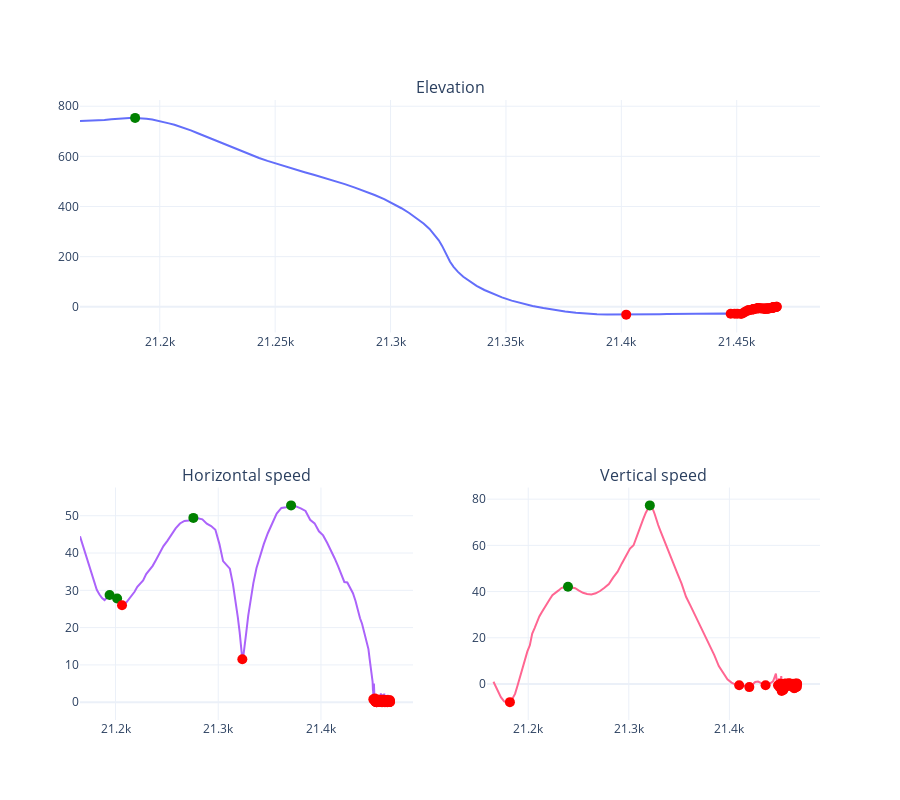

Notebook code cell kept with this figure:
### Code cell
def plt_peaks_lows():
    fig = make_subplots(
        rows=2, cols=2,
        specs=[[{"colspan": 2}, None],
               [{}, {}]], subplot_titles=("Elevation","Horizontal speed", "Vertical speed"))
        
    elevation_peaks = pu.indexes(landing_df.elevation, thres=0.1, min_dist=1)
    elevation_lows = pu.indexes(-landing_df.elevation, thres=0.5, min_dist=1)
    
    horz_speed_peaks = pu.indexes(landing_df.horz_speed_mph, thres=0.1, min_dist=1)
    horz_speed_lows = pu.indexes(-landing_df.horz_speed_mph, thres=0.5, min_dist=1)
    
    vert_speed_peaks = pu.indexes(landing_df.vert_speed_mph, thres=0.5, min_dist=1)
    vert_speed_lows = pu.indexes(-landing_df.vert_speed_mph, thres=0.5, min_dist=1)
    
    fig.add_trace(go.Scatter(x=landing_df['horz_distance_m'], y=landing_df['elevation'], showlegend=False), row=1, col=1)
    fig.add_trace(go.Scatter(mode='markers', x=landing_df['horz_distance_m'][elevation_peaks], y=landing_df['elevation'][elevation_peaks],
        marker=dict(color='Green', size=10), showlegend=False
    ), row=1, col=1)
    fig.add_trace(go.Scatter(mode='markers', x=landing_df['horz_distance_m'][elevation_lows], y=landing_df['elevation'][elevation_lows],
        marker=dict(color='Red', size=10),showlegend=False
    ), row=1, col=1)
    
    fig.add_trace(go.Scatter(x=landing_df['horz_distance_m'], y=landing_df['horz_speed_mph'], showlegend=False), row=2, col=1)
    fig.add_trace(go.Scatter(mode='markers', x=landing_df['horz_distance_m'][horz_speed_peaks], y=landing_df['horz_speed_mph'][horz_speed_peaks],
        marker=dict(color='Green', size=10), showlegend=False
    ), row=2, col=1)
    fig.add_trace(go.Scatter(mode='markers', x=landing_df['horz_distance_m'][horz_speed_lows], y=landing_df['horz_speed_mph'][horz_speed_lows],
        marker=dict(color='Red', size=10),showlegend=False
    ), row=2, col=1)
    
    fig.add_trace(go.Scatter(x=landing_df['horz_distance_m'], y=landing_df['vert_speed_mph'], showlegend=False), row=2, col=2)
    fig.add_trace(go.Scatter(mode='markers', x=landing_df['horz_distance_m'][vert_speed_peaks], y=landing_df['vert_speed_mph'][vert_speed_peaks],
        marker=dict(color='Green', size=10), showlegend=False
    ), row=2, col=2)
    fig.add_trace(go.Scatter(mode='markers', x=landing_df['horz_distance_m'][vert_speed_lows], y=landing_df['vert_speed_mph'][vert_speed_lows],
        marker=dict(color='Red', size=10),showlegend=False
    ), row=2, col=2)
    
    
    fig.update_layout(height=800)
    fig.show()
    
    
plt_peaks_lows()

### Figure 1 — Plotly figure (JSON) as saved in the notebook; plotly's stock layout.template omitted (floating-point values rounded to 4 significant figures; data arrays with more than 128 entries replaced by an {"elided": "..."} marker saying what was removed)
{"data": [{"showlegend": false, "type": "scatter", "x": {"elided": "472 float values"}, "xaxis": "x", "y": {"elided": "472 float values"}, "yaxis": "y"}, {"marker": {"color": "Green", "size": 10}, "mode": "markers", "showlegend": false, "type": "scatter", "x": [21190.0], "xaxis": "x", "y": [753.5], "yaxis": "y"}, {"marker": {"color": "Red", "size": 10}, "mode": "markers", "showlegend": false, "type": "scatter", "x": [21400.0, 21450.0, 21450.0, 21450.0, 21450.0, 21450.0, 21450.0, 21450.0, 21460.0, 21460.0, 21460.0, 21460.0, 21460.0, 21460.0, 21460.0, 21460.0, 21460.0, 21460.0, 21460.0, 21460.0, 21460.0, 21460.0, 21460.0, 21460.0, 21460.0, 21460.0, 21460.0, 21460.0, 21460.0, 21460.0, 21460.0, 21460.0, 21460.0, 21460.0, 21460.0, 21460.0, 21470.0, 21470.0, 21470.0, 21470.0, 21470.0, 21470.0, 21470.0, 21470.0, 21470.0, 21470.0, 21470.0, 21470.0, 21470.0, 21470.0, 21470.0], "xaxis": "x", "y": [-31.25, -27.95, -27.91, -27.89, -28.51, -26.06, -20.23, -14.4, -14.22, -13.78, -11.61, -9.616, -9.498, -9.475, -9.409, -6.949, -5.863, -5.85, -5.784, -5.774, -5.738, -5.554, -6.617, -6.45, -6.722, -7.68, -7.894, -7.904, -8.005, -7.287, -6.755, -6.65, -6.624, -6.535, -6.946, -4.997, -3.963, -3.858, -3.842, -3.114, -3.091, -3.028, -2.982, -2.717, -2.697, -2.198, -1.486, -0.9482, -0.561, -0.2231, -0.1017], "yaxis": "y"}, {"showlegend": false, "type": "scatter", "x": {"elided": "472 float values"}, "xaxis": "x2", "y": {"elided": "472 float values"}, "yaxis": "y2"}, {"marker": {"color": "Green", "size": 10}, "mode": "markers", "showlegend": false, "type": "scatter", "x": [21190.0, 21200.0, 21280.0, 21370.0], "xaxis": "x2", "y": [28.76, 27.79, 49.43, 52.78], "yaxis": "y2"}, {"marker": {"color": "Red", "size": 10}, "mode": "markers", "showlegend": false, "type": "scatter", "x": [21210.0, 21320.0, 21450.0, 21450.0, 21450.0, 21450.0, 21450.0, 21450.0, 21450.0, 21450.0, 21450.0, 21450.0, 21450.0, 21450.0, 21450.0, 21450.0, 21450.0, 21450.0, 21450.0, 21450.0, 21450.0, 21450.0, 21450.0, 21460.0, 21460.0, 21460.0, 21460.0, 21460.0, 21460.0, 21460.0, 21460.0, 21460.0, 21460.0, 21460.0, 21460.0, 21460.0, 21460.0, 21460.0, 21460.0, 21460.0, 21460.0, 21460.0, 21460.0, 21460.0, 21460.0, 21460.0, 21460.0, 21460.0, 21460.0, 21460.0, 21460.0, 21460.0, 21460.0, 21460.0, 21460.0, 21460.0, 21460.0, 21460.0, 21460.0, 21460.0, 21460.0, 21460.0, 21460.0, 21460.0, 21460.0, 21460.0, 21460.0, 21460.0, 21460.0, 21460.0, 21460.0, 21460.0, 21460.0, 21460.0, 21460.0, 21460.0, 21460.0, 21460.0, 21460.0, 21460.0, 21460.0, 21460.0, 21460.0, 21460.0, 21460.0, 21460.0, 21460.0, 21460.0, 21460.0, 21460.0, 21460.0, 21460.0, 21460.0, 21470.0, 21470.0, 21470.0, 21470.0, 21470.0, 21470.0, 21470.0, 21470.0, 21470.0, 21470.0, 21470.0, 21470.0, 21470.0, 21470.0, 21470.0, 21470.0, 21470.0, 21470.0, 21470.0, 21470.0, 21470.0, 21470.0, 21470.0], "xaxis": "x2", "y": [26.0, 11.51, 0.7651, 0.4474, 0.5956, 0.9691, 0.4782, 0.179, 0.07074, 0.1361, 0.2281, 0.09491, 0.1582, 0.1304, 0.4829, 0.3907, 0.1141, 0.02237, 0.02237, 0.1118, 0.1342, 0.1118, 0.4967, 0.2001, 0.4911, 0.2461, 0.6077, 0.6503, 0.4244, 0.4839, 0.6398, 0.2409, 0.2618, 0.1613, 0.2684, 0.255, 0.432, 0.1118, 0.1613, 0.5164, 0.07074, 0.1803, 0.1118, 0.2001, 0.2694, 0.6643, 0.09491, 0.2122, 0.179, 0.1911, 0.3607, 0.1613, 0.1141, 0.05002, 0.02237, 0.1361, 0.2303, 0.2303, 0.1501, 0.1704, 0.2335, 0.211, 0.6398, 0.3363, 0.1803, 0.2531, 0.2865, 0.3203, 0.05002, 0.1803, 0.08065, 0.07074, 0.04474, 0.02237, 0.1613, 0.1415, 0.08065, 0.6239, 0.541, 0.3001, 0.4113, 0.1205, 0.2248, 0.1415, 0.4612, 0.09223, 0.1415, 0.5279, 0.2026, 0.05002, 0.02237, 0.1205, 0.08065, 0.1304, 0.1342, 0.09223, 0.3537, 0.2303, 0.2303, 0.1304, 0.03164, 0.08065, 0.4782, 0.08065, 0.2001, 0.1118, 0.07074, 0.06327, 0.05002, 0.04474, 0.03164, 0.4412, 0.1845, 0.3303, 0.4952, 0.05002], "yaxis": "y2"}, {"showlegend": false, "type": "scatter", "x": {"elided": "472 float values"}, "xaxis": "x3", "y": {"elided": "472 float values"}, "yaxis": "y3"}, {"marker": {"color": "Green", "size": 10}, "mode": "markers", "showlegend": false, "type": "scatter", "x": [21240.0, 21320.0], "xaxis": "x3", "y": [42.05, 77.31], "yaxis": "y3"}, {"marker": {"color": "Red", "size": 10}, "mode": "markers", "showlegend": false, "type": "scatter", "x": [21180.0, 21410.0, 21420.0, 21440.0, 21450.0, 21450.0, 21450.0, 21450.0, 21450.0, 21450.0, 21450.0, 21450.0, 21450.0, 21450.0, 21450.0, 21450.0, 21450.0, 21450.0, 21450.0, 21450.0, 21450.0, 21450.0, 21450.0, 21450.0, 21450.0, 21450.0, 21450.0, 21450.0, 21450.0, 21460.0, 21460.0, 21460.0, 21460.0, 21460.0, 21460.0, 21460.0, 21460.0, 21460.0, 21460.0, 21460.0, 21460.0, 21460.0, 21460.0, 21460.0, 21460.0, 21460.0, 21460.0, 21460.0, 21460.0, 21460.0, 21460.0, 21460.0, 21460.0, 21460.0, 21460.0, 21460.0, 21460.0, 21460.0, 21460.0, 21460.0, 21460.0, 21460.0, 21460.0, 21460.0, 21460.0, 21460.0, 21460.0, 21460.0, 21460.0, 21460.0, 21460.0, 21460.0, 21460.0, 21460.0, 21460.0, 21460.0, 21460.0, 21460.0, 21460.0, 21460.0, 21460.0, 21460.0, 21460.0, 21460.0, 21460.0, 21460.0, 21460.0, 21460.0, 21460.0, 21460.0, 21460.0, 21460.0, 21460.0, 21460.0, 21460.0, 21470.0, 21470.0, 21470.0, 21470.0, 21470.0, 21470.0, 21470.0, 21470.0, 21470.0, 21470.0, 21470.0, 21470.0, 21470.0, 21470.0, 21470.0, 21470.0, 21470.0, 21470.0, 21470.0, 21470.0, 21470.0], "xaxis": "x3", "y": [-7.852, -0.5369, -1.342, -0.5369, -0.5369, -1.253, -0.8948, 0.08948, -3.065, -0.7829, -0.8053, -0.3579, -0.5369, -0.1118, -0.08948, -0.3132, 0, -0.08948, -2.64, -1.163, -0.2461, -0.3132, 0.04474, -0.1566, -0.1342, -0.1118, 0.1342, -0.06711, -0.06711, -0.1342, -0.1118, -0.604, -0.3355, 0.2237, -0.4474, -0.04474, -0.2684, -0.3803, 0.04474, -0.2908, 0.04474, 0, -0.02237, -0.8724, -0.04474, -0.04474, -0.4698, -0.04474, -0.06711, 0, 0.04474, -0.7382, 0.1566, 0.08948, 0.1566, -0.1118, -0.1118, 0.02237, -0.179, -0.02237, -0.04474, -0.1118, 0.08948, -0.1118, -0.08948, -0.2461, -0.2908, -0.1342, -0.2237, -0.8948, 0.08948, -0.06711, -0.06711, -0.02237, -0.1118, -0.179, -0.1342, -0.08948, -0.1566, -0.2684, -0.179, -0.7158, -0.3132, -0.8053, -0.1342, -0.08948, -0.06711, -0.02237, -0.02237, -1.879, 0.06711, -0.179, -0.1118, -0.2013, -0.2237, -1.745, -0.08948, -0.1118, -0.04474, -0.2908, -1.454, 0, -0.179, 0, 0.1118, -0.3355, -0.1118, -0.1566, -1.141, 0.1118, -0.179, -0.04474, -0.1342, -1.208, 0.179, 0], "yaxis": "y3"}], "layout": {"annotations": [{"font": {"size": 16}, "showarrow": false, "text": "Elevation", "x": 0.5, "xanchor": "center", "xref": "paper", "y": 1, "yanchor": "bottom", "yref": "paper"}, {"font": {"size": 16}, "showarrow": false, "text": "Horizontal speed", "x": 0.225, "xanchor": "center", "xref": "paper", "y": 0.375, "yanchor": "bottom", "yref": "paper"}, {"font": {"size": 16}, "showarrow": false, "text": "Vertical speed", "x": 0.775, "xanchor": "center", "xref": "paper", "y": 0.375, "yanchor": "bottom", "yref": "paper"}], "height": 800, "xaxis": {"anchor": "y", "domain": [0, 1]}, "xaxis2": {"anchor": "y2", "domain": [0, 0.45]}, "xaxis3": {"anchor": "y3", "domain": [0.55, 1]}, "yaxis": {"anchor": "x", "domain": [0.625, 1]}, "yaxis2": {"anchor": "x2", "domain": [0, 0.375]}, "yaxis3": {"anchor": "x3", "domain": [0, 0.375]}}}
